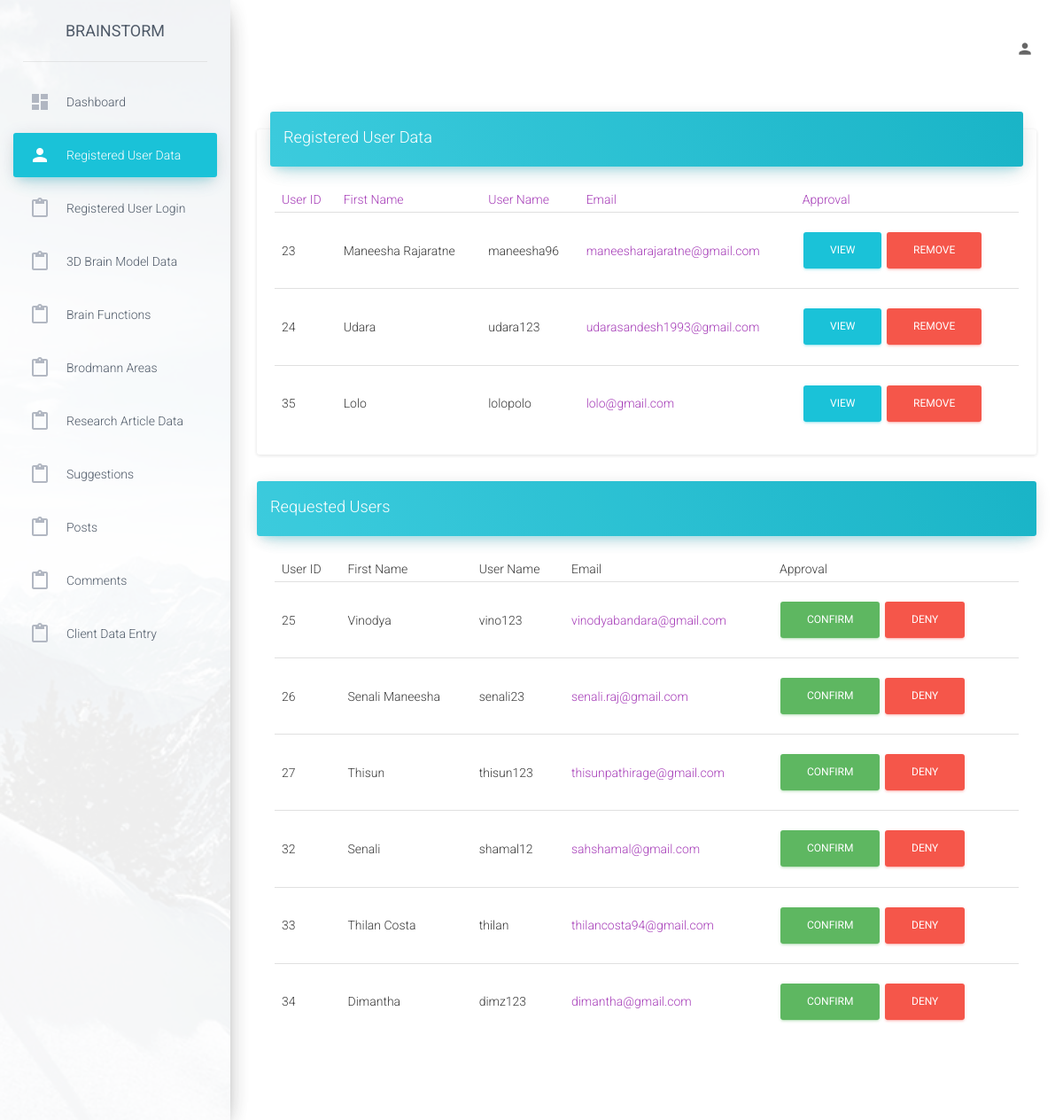
The page /admin/examples/user.php on the database its author committed.
### tables this page shows
CREATE TABLE `users` (
  `user_id` int(11) NOT NULL,
  `fname` varchar(45) NOT NULL,
  `email` varchar(45) NOT NULL,
  `cnfrm_doc` tinyblob NOT NULL,
  `username` varchar(45) NOT NULL,
  `password` varchar(45) NOT NULL,
  `active` int(10) NOT NULL
);

### admin/examples/user.php (the view, shortened to what this page needs)
<!doctype html>
<html lang="en">
<head>
    <link href="../assets/css/bootstrap.min.css" rel="stylesheet" />
    <link href="../assets/css/material-dashboard.css?v=1.2.0" rel="stylesheet" />
    <link href="../assets/css/demo.css" rel="stylesheet" />
    <link href="http://maxcdn.bootstrapcdn.com/font-awesome/latest/css/font-awesome.min.css" rel="stylesheet">
</head>
<?php
include("../config/db_connect.php");
?>
<body>
    <div class="wrapper">
        <div class="sidebar" data-color="blue" data-image="../assets/img/sidebar-1.jpg">
            <div class="logo">
                <a href="http://localhost/fMRI%20website/index.php" class="simple-text">
                    Brainstorm
                </a>
            </div>
            <div class="sidebar-wrapper">
                <ul class="nav">
                    <li>
                        <a href="dashboard.php">
                            <i class="material-icons">dashboard</i>
                            <p>Dashboard</p>
                        </a>
                    </li>
                    <li class="active">
                        <a href="./table.php">
                            <i class="material-icons">person</i>
                            <p>Registered User Data</p>
                        </a>
                    </li>
                    <li>
                        <a href="./log.php">
                            <i class="material-icons">content_paste</i>
                            <p>Registered User Login </p>
                        </a>
                    </li>
                    <li >
                        <a href="./table.php">
                            <i class="material-icons">content_paste</i>
                            <p>3D Brain Model Data</p>
                        </a>
                    </li>
                    <li>
                        <a href="./function.php">
                            <i class="material-icons">content_paste</i>
                            <p>Brain Functions</p>
                        </a>
                    </li>
                    <li>
                        <a href="./brodmann areas.php">
                            <i class="material-icons">content_paste</i>
                            <p>Brodmann Areas</p>
                        </a>
                    </li>
                    <li>
                        <a href="./article.php">
                            <i class="material-icons">content_paste</i>
                            <p>Research Article Data</p>
                        </a>
                    </li>
                     <li>
                        <a href="./suggestions.php">
                            <i class="material-icons">content_paste</i>
                            <p>Suggestions</p>
                        </a>
                    </li>
                   <li>
                        <a href="./posts.php">
                            <i class="material-icons">content_paste</i>
                            <p>Posts</p>
                        </a>
                    </li>
                    <li>
                        <a href="./comments.php">
                            <i class="material-icons">content_paste</i>
                            <p>Comments</p>
                        </a>
                    </li>
                    <li>
                        <a href="./client_data_entry.php">
                            <i class="material-icons">content_paste</i>
                            <p>Client Data Entry</p>
                        </a>
                    </li>
                </ul>
            </div>
        </div>
        <div class="main-panel">
            <nav class="navbar navbar-transparent navbar-absolute">
                <div class="container-fluid">
                    <div class="navbar-header">
                        <a class="navbar-brand" href="#"></a>
                    </div>
                    <div class="collapse navbar-collapse">
                        <ul class="nav navbar-nav navbar-right">
                            <li>
                                <a href="view_user.php">
                                    <i class="material-icons">person</i>
                                </a>
                            </li>
                        </ul>
                    </div>
                </div>
            </nav>
            <div class="content">
                <div class="container-fluid">
                    <div class="row">
                        <div class="col-md-12">
                            <div class="card">
                                <div class="card-header" data-background-color="blue">
                                    <h4 class="title">Registered User Data</h4>
                                </div>
                                <div class="card-content table-responsive">
                                    <table class="table">
                                        <thead class="text-primary">
                                            <th>User ID</th>
                                            <th>First Name</th>
                                            <th>User Name</th>
                                            <th>Email</th>
                                            <th>Approval</th>
                                        </thead>
                                        <tbody>
                                            <?php
                                            $sql="SELECT * FROM users";
                                            $result=$conn->query($sql);
                                            if ($result->num_rows>0) {
                                                while ($row=$result->fetch_assoc()) {
                                                    if ($row["active"]==1){
                                                    echo "<form method='POST' action='../PHP/approve.php'>";
                                                    echo "<tr>";
                                                        ?>
                                                <td><?php echo $row["user_id"];?></td>
                                                <td><?php echo $row["fname"];?></td>
                                                <td><?php echo $row["username"];?></td>
                                                <td class="text-primary"><?php echo $row["email"];?></td>
                                                <td><input type="submit" class="btn btn-info" value="View">
                                                <input type="submit" name="remove" class="btn btn-danger" value='Remove'>
                                                </td>
                                            </tr>
                                                <?php }
                                            }}
                                            ?>
                                        </tbody>
                                    </table>
                                </div>
                            </div>
                        </div>
                        <div class="col-md-12">
                            <div class="card card-plain">
                                <div class="card-header" data-background-color="blue">
                                    <h4 class="title">Requested Users</h4>
                               </div>
                                <div class="card-content table-responsive">
                                    <table class="table table-hover">
                                        <thead>
                                            <th>User ID</th>
                                            <th>First Name</th>
                                            <th>User Name</th>
                                            <th>Email</th>
                                            <th>Approval</th>
                                        </thead>
                                        <tbody>
                                            <?php
                                            $sql="SELECT * FROM users";
                                            $result=$conn->query($sql);
                                            if ($result->num_rows>0) {
                                                while ($row=$result->fetch_assoc()) {
                                                    if ($row["active"]==0){
                                                        echo "<form method='POST' action='../PHP/approve.php'>";
                                                        echo "<tr>";
                                                        ?>
                                                <td><?php echo $row["user_id"];?></td>
                                                <td><?php echo $row["fname"];?></td>
                                                <td><?php echo $row["username"];?></td>
                                                <td class="text-primary"><?php echo $row["email"];?></td>
                                                <td>
                                                <input type='submit' name='confirm' class='btn btn-success' name='confirm' value='Confirm'>
                                                <input type='submit' name='deny' class='btn btn-danger' value='Deny'>
                                                </td>
                                                </tr>
                                                </form>
                                                <?php }
                                            }}
                                            ?>
                                        </tbody>
                                    </table>
                                </div>
                            </div>
                        </div>
                    </div>
                </div>
            </div>
        </div>
    </div>
</body>
</html>

### rows shown on the page
users: user_id "23", fname "Maneesha Rajaratne", username "maneesha96", email "maneesharajaratne@gmail.com"
users: user_id "24", fname "Udara", username "udara123", email "udarasandesh1993@gmail.com"
users: user_id "35", fname "Lolo", username "lolopolo", email "lolo@gmail.com"
users: user_id "25", fname "Vinodya", username "vino123", email "vinodyabandara@gmail.com"
users: user_id "26", fname "Senali Maneesha", username "senali23", email "senali.raj@gmail.com"
users: user_id "27", fname "Thisun", username "thisun123", email "thisunpathirage@gmail.com"
users: user_id "32", fname "Senali", username "shamal12", email "sahshamal@gmail.com"
users: user_id "33", fname "Thilan Costa", username "thilan", email "thilancosta94@gmail.com"
users: user_id "34", fname "Dimantha", username "dimz123", email "dimantha@gmail.com"
